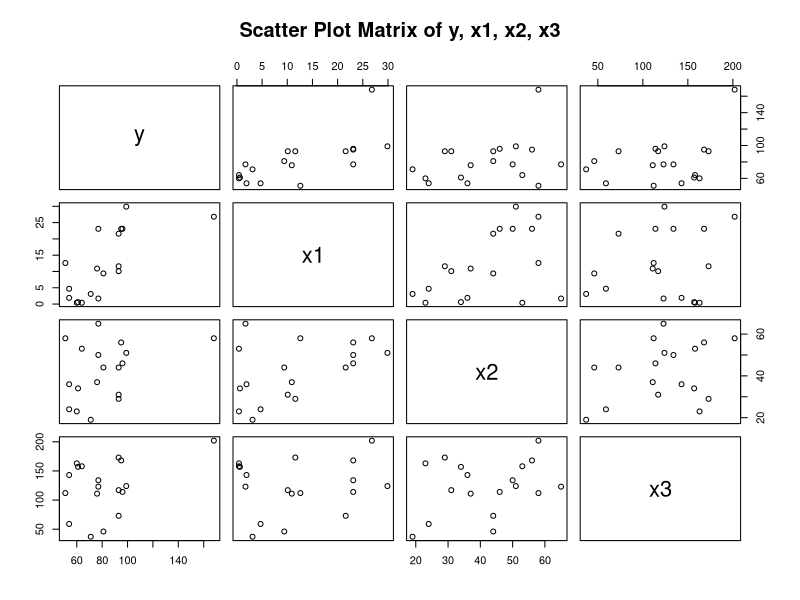

Reproduce this figure in R.
library(readxl)

data <- read_excel("3data.xlsx", sheet = "9")
x1 <- data$x1
x2 <- data$x2
x3 <- data$x3
y <- data$y
n <- nrow(data)

data_subset <- data.frame(y, x1, x2, x3)
pairs(data_subset, main = "Scatter Plot Matrix of y, x1, x2, x3")

model <- lm(y ~ x1 + x2 + x3, data = data)
print(summary(model, digits = digits, maxsum = maxsum))

print(qt(0.975, df = 15))
